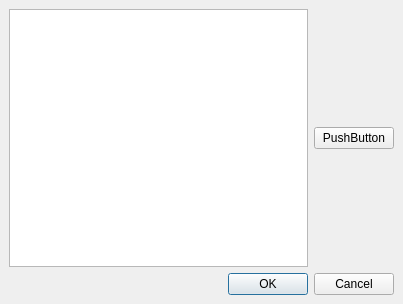
<?xml version="1.0" encoding="UTF-8"?>
<ui version="4.0">
 <class>requestEditor</class>
 <widget class="QMainWindow" name="requestEditor">
  <property name="windowModality">
   <enum>Qt::ApplicationModal</enum>
  </property>
  <property name="geometry">
   <rect>
    <x>0</x>
    <y>0</y>
    <width>403</width>
    <height>304</height>
   </rect>
  </property>
  <property name="contextMenuPolicy">
   <enum>Qt::DefaultContextMenu</enum>
  </property>
  <property name="windowTitle">
   <string>Form</string>
  </property>
  <widget class="QWidget" name="verticalLayoutWidget">
   <layout class="QVBoxLayout" name="verticalLayout">
    <item>
     <layout class="QHBoxLayout" name="horizontalLayout_2">
      <item>
       <widget class="QListWidget" name="listWidget"/>
      </item>
      <item>
       <widget class="QPushButton" name="pushButton">
        <property name="text">
         <string>PushButton</string>
        </property>
       </widget>
      </item>
     </layout>
    </item>
    <item>
     <widget class="QDialogButtonBox" name="buttonBox">
      <property name="standardButtons">
       <set>QDialogButtonBox::Cancel|QDialogButtonBox::Ok</set>
      </property>
     </widget>
    </item>
   </layout>
  </widget>
 </widget>
 <resources/>
 <connections/>
</ui>
